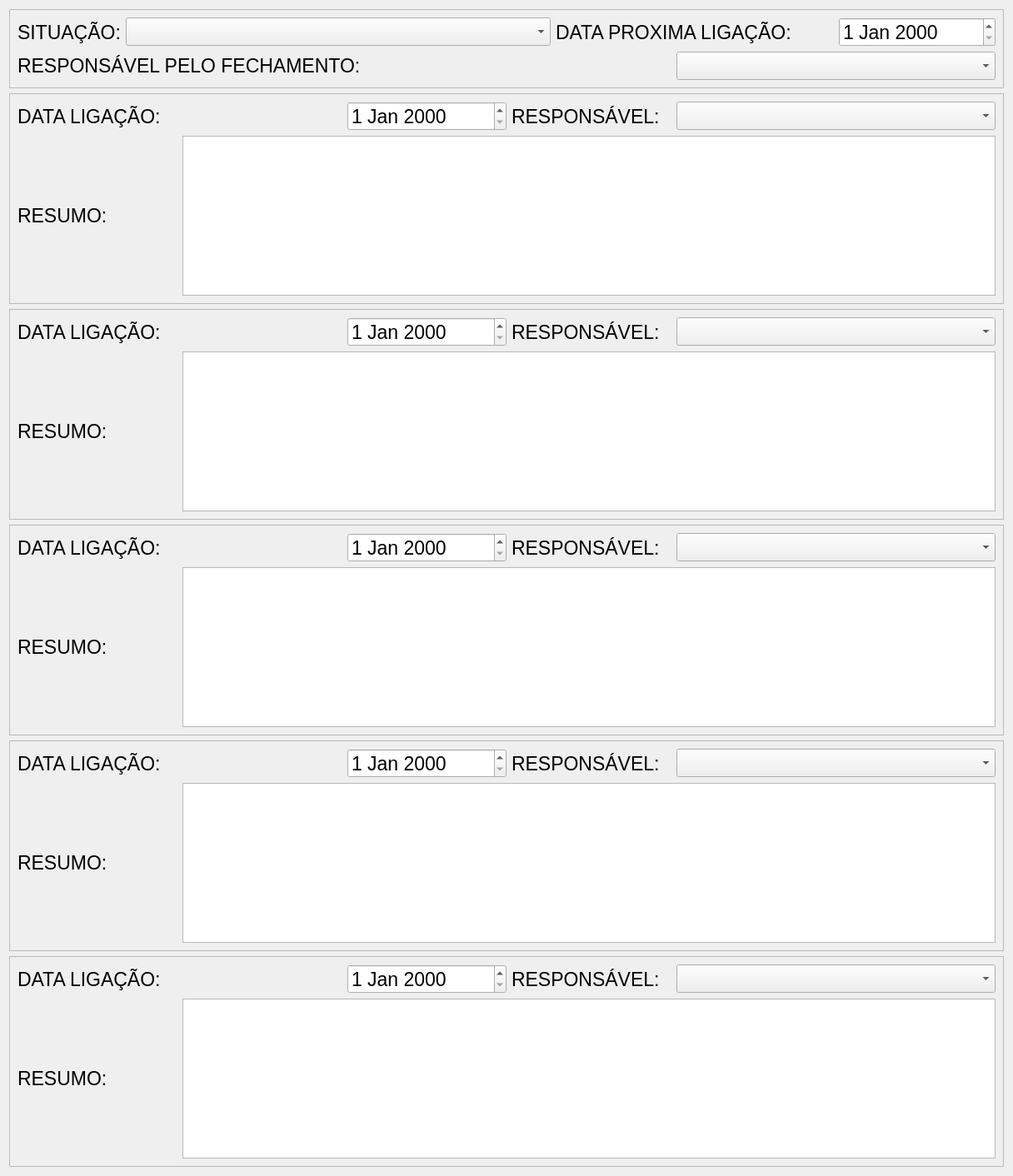
         <widget class="QWidget" name="tab">
          <attribute name="title">
           <string>DADOS LIGAÇÃO</string>
          </attribute>
          <layout class="QGridLayout" name="gridLayout_8">
           <item row="0" column="0">
            <widget class="QFrame" name="f1">
             <property name="frameShape">
              <enum>QFrame::StyledPanel</enum>
             </property>
             <property name="frameShadow">
              <enum>QFrame::Raised</enum>
             </property>
             <layout class="QGridLayout" name="gridLayout_2">
              <item row="0" column="0">
               <widget class="QLabel" name="situacaoL">
                <property name="font">
                 <font>
                  <pointsize>17</pointsize>
                 </font>
                </property>
                <property name="text">
                 <string>SITUAÇÃO:</string>
                </property>
               </widget>
              </item>
              <item row="0" column="1">
               <widget class="QComboBox" name="situacaoC">
                <property name="font">
                 <font>
                  <pointsize>17</pointsize>
                 </font>
                </property>
                <item>
                 <property name="text">
                  <string/>
                 </property>
                </item>
                <item>
                 <property name="text">
                  <string>CONTRATADO</string>
                 </property>
                </item>
                <item>
                 <property name="text">
                  <string>SEM INTERESSE</string>
                 </property>
                </item>
                <item>
                 <property name="text">
                  <string>JA INGRESSOU COM TODAS AÇOES</string>
                 </property>
                </item>
                <item>
                 <property name="text">
                  <string>ATENDIMENTO AGENDADO</string>
                 </property>
                </item>
                <item>
                 <property name="text">
                  <string>CONTRATO COM PARCEIRO</string>
                 </property>
                </item>
                <item>
                 <property name="text">
                  <string>CORRESPONDENCIA ENVIADA</string>
                 </property>
                </item>
                <item>
                 <property name="text">
                  <string>CONTATOS INVALIDOS/SEM CONTATO</string>
                 </property>
                </item>
                <item>
                 <property name="text">
                  <string>LIGAÇÃO NÃO ATENDIDA</string>
                 </property>
                </item>
                <item>
                 <property name="text">
                  <string>EMAIL</string>
                 </property>
                </item>
                <item>
                 <property name="text">
                  <string>AGUARDANDO ENTREGA DE FORMULÁRIO</string>
                 </property>
                </item>
                <item>
                 <property name="text">
                  <string>JÁ TEM AÇÃO DE QUINQUENIO</string>
                 </property>
                </item>
                <item>
                 <property name="text">
                  <string>HERDEIRO DESAPARECIDO</string>
                 </property>
                </item>
                <item>
                 <property name="text">
                  <string>NÃO TEM HERDEIRO VIVO</string>
                 </property>
                </item>
                <item>
                 <property name="text">
                  <string>NOVO ENDEREÇO INSERIDO</string>
                 </property>
                </item>
               </widget>
              </item>
              <item row="0" column="2" colspan="2">
               <widget class="QLabel" name="dataProximL">
                <property name="font">
                 <font>
                  <pointsize>17</pointsize>
                 </font>
                </property>
                <property name="text">
                 <string>DATA PROXIMA LIGAÇÃO:</string>
                </property>
               </widget>
              </item>
              <item row="0" column="4">
               <widget class="QDateEdit" name="dataProxC">
                <property name="font">
                 <font>
                  <pointsize>17</pointsize>
                 </font>
                </property>
               </widget>
              </item>
              <item row="1" column="0" colspan="3">
               <widget class="QLabel" name="respFechL">
                <property name="font">
                 <font>
                  <pointsize>17</pointsize>
                 </font>
                </property>
                <property name="text">
                 <string>RESPONSÁVEL PELO FECHAMENTO:</string>
                </property>
               </widget>
              </item>
              <item row="1" column="3" colspan="2">
               <widget class="QComboBox" name="respFechC">
                <property name="font">
                 <font>
                  <pointsize>17</pointsize>
                 </font>
                </property>
                <item>
                 <property name="text">
                  <string/>
                 </property>
                </item>
                <item>
                 <property name="text">
                  <string>EDUARDO/VISITA</string>
                 </property>
                </item>
                <item>
                 <property name="text">
                  <string>CAIO/CORRESPONDENCIA</string>
                 </property>
                </item>
                <item>
                 <property name="text">
                  <string>JESSICA</string>
                 </property>
                </item>
                <item>
                 <property name="text">
                  <string>TAMIRES</string>
                 </property>
                </item>
                <item>
                 <property name="text">
                  <string>NAIANA SETOR CAPTAÇÃO</string>
                 </property>
                </item>
                <item>
                 <property name="text">
                  <string>JEFFERSON SETOR CAPTAÇÃO</string>
                 </property>
                </item>
                <item>
                 <property name="text">
                  <string>MARYANNY SETOR CAPTÇÃO</string>
                 </property>
                </item>
               </widget>
              </item>
             </layout>
            </widget>
           </item>
           <item row="1" column="0">
            <widget class="QFrame" name="f2">
             <property name="frameShape">
              <enum>QFrame::StyledPanel</enum>
             </property>
             <property name="frameShadow">
              <enum>QFrame::Raised</enum>
             </property>
             <layout class="QGridLayout" name="gridLayout_4">
              <item row="0" column="0" colspan="2">
               <widget class="QLabel" name="dataLig1L">
                <property name="font">
                 <font>
                  <pointsize>17</pointsize>
                 </font>
                </property>
                <property name="text">
                 <string>DATA LIGAÇÃO:</string>
                </property>
               </widget>
              </item>
              <item row="0" column="2">
               <widget class="QDateEdit" name="dataLig1C">
                <property name="font">
                 <font>
                  <pointsize>17</pointsize>
                 </font>
                </property>
               </widget>
              </item>
              <item row="0" column="3">
               <widget class="QLabel" name="resp1L">
                <property name="font">
                 <font>
                  <pointsize>17</pointsize>
                 </font>
                </property>
                <property name="text">
                 <string>RESPONSÁVEL:</string>
                </property>
               </widget>
              </item>
              <item row="0" column="4">
               <widget class="QComboBox" name="resp1C">
                <property name="font">
                 <font>
                  <pointsize>17</pointsize>
                 </font>
                </property>
                <item>
                 <property name="text">
                  <string/>
                 </property>
                </item>
                <item>
                 <property name="text">
                  <string>EDUARDO/VISITA</string>
                 </property>
                </item>
                <item>
                 <property name="text">
                  <string>CAIO/CORRESPONDENCIA</string>
                 </property>
                </item>
                <item>
                 <property name="text">
                  <string>JESSICA</string>
                 </property>
                </item>
                <item>
                 <property name="text">
                  <string>TAMIRES</string>
                 </property>
                </item>
                <item>
                 <property name="text">
                  <string>NAIANA SETOR CAPTAÇÃO</string>
                 </property>
                </item>
                <item>
                 <property name="text">
                  <string>JEFFERSON SETOR CAPTAÇÃO</string>
                 </property>
                </item>
                <item>
                 <property name="text">
                  <string>MARYANNY SETOR CAPTÇÃO</string>
                 </property>
                </item>
               </widget>
              </item>
              <item row="1" column="0">
               <widget class="QLabel" name="resm1L">
                <property name="font">
                 <font>
                  <pointsize>17</pointsize>
                 </font>
                </property>
                <property name="text">
                 <string>RESUMO:</string>
                </property>
               </widget>
              </item>
              <item row="1" column="1" colspan="4">
               <widget class="QTextEdit" name="resm1C">
                <property name="font">
                 <font>
                  <pointsize>17</pointsize>
                 </font>
                </property>
               </widget>
              </item>
             </layout>
            </widget>
           </item>
           <item row="2" column="0">
            <widget class="QFrame" name="f4">
             <property name="frameShape">
              <enum>QFrame::StyledPanel</enum>
             </property>
             <property name="frameShadow">
              <enum>QFrame::Raised</enum>
             </property>
             <layout class="QGridLayout" name="gridLayout_3">
              <item row="0" column="0" colspan="2">
               <widget class="QLabel" name="dataLig2L">
                <property name="font">
                 <font>
                  <pointsize>17</pointsize>
                 </font>
                </property>
                <property name="text">
                 <string>DATA LIGAÇÃO:</string>
                </property>
               </widget>
              </item>
              <item row="0" column="2">
               <widget class="QDateEdit" name="dataLig2C">
                <property name="font">
                 <font>
                  <pointsize>17</pointsize>
                 </font>
                </property>
               </widget>
              </item>
              <item row="0" column="3">
               <widget class="QLabel" name="resp2L">
                <property name="font">
                 <font>
                  <pointsize>17</pointsize>
                 </font>
                </property>
                <property name="text">
                 <string>RESPONSÁVEL:</string>
                </property>
               </widget>
              </item>
              <item row="0" column="4">
               <widget class="QComboBox" name="resp2C">
                <property name="font">
                 <font>
                  <pointsize>17</pointsize>
                 </font>
                </property>
                <item>
                 <property name="text">
                  <string/>
                 </property>
                </item>
                <item>
                 <property name="text">
                  <string>EDUARDO/VISITA</string>
                 </property>
                </item>
                <item>
                 <property name="text">
                  <string>CAIO/CORRESPONDENCIA</string>
                 </property>
                </item>
                <item>
                 <property name="text">
                  <string>JESSICA</string>
                 </property>
                </item>
                <item>
                 <property name="text">
                  <string>TAMIRES</string>
                 </property>
                </item>
                <item>
                 <property name="text">
                  <string>NAIANA SETOR CAPTAÇÃO</string>
                 </property>
                </item>
                <item>
                 <property name="text">
                  <string>JEFFERSON SETOR CAPTAÇÃO</string>
                 </property>
                </item>
                <item>
                 <property name="text">
                  <string>MARYANNY SETOR CAPTÇÃO</string>
                 </property>
                </item>
               </widget>
              </item>
              <item row="1" column="0">
               <widget class="QLabel" name="resm2L">
                <property name="font">
                 <font>
                  <pointsize>17</pointsize>
                 </font>
                </property>
                <property name="text">
                 <string>RESUMO:</string>
                </property>
               </widget>
              </item>
              <item row="1" column="1" colspan="4">
               <widget class="QTextEdit" name="resm2C">
                <property name="font">
                 <font>
                  <pointsize>17</pointsize>
                 </font>
                </property>
               </widget>
              </item>
             </layout>
            </widget>
           </item>
           <item row="3" column="0">
            <widget class="QFrame" name="f3">
             <property name="frameShape">
              <enum>QFrame::StyledPanel</enum>
             </property>
             <property name="frameShadow">
              <enum>QFrame::Raised</enum>
             </property>
             <layout class="QGridLayout" name="gridLayout_6">
              <item row="0" column="0" colspan="2">
               <widget class="QLabel" name="dataLig3L">
                <property name="font">
                 <font>
                  <pointsize>17</pointsize>
                 </font>
                </property>
                <property name="text">
                 <string>DATA LIGAÇÃO:</string>
                </property>
               </widget>
              </item>
              <item row="0" column="2">
               <widget class="QDateEdit" name="dataLig3C">
                <property name="font">
                 <font>
                  <pointsize>17</pointsize>
                 </font>
                </property>
               </widget>
              </item>
              <item row="0" column="3">
               <widget class="QLabel" name="resp3L">
                <property name="font">
                 <font>
                  <pointsize>17</pointsize>
                 </font>
                </property>
                <property name="text">
                 <string>RESPONSÁVEL:</string>
                </property>
               </widget>
              </item>
              <item row="1" column="0">
               <widget class="QLabel" name="resm3L">
                <property name="font">
                 <font>
                  <pointsize>17</pointsize>
                 </font>
                </property>
                <property name="text">
                 <string>RESUMO:</string>
                </property>
               </widget>
              </item>
              <item row="1" column="1" colspan="4">
               <widget class="QTextEdit" name="resm3C">
                <property name="font">
                 <font>
                  <pointsize>17</pointsize>
                 </font>
                </property>
               </widget>
              </item>
              <item row="0" column="4">
               <widget class="QComboBox" name="resp3C">
                <property name="font">
                 <font>
                  <pointsize>17</pointsize>
                 </font>
                </property>
                <item>
                 <property name="text">
                  <string/>
                 </property>
                </item>
                <item>
                 <property name="text">
                  <string>EDUARDO/VISITA</string>
                 </property>
                </item>
                <item>
                 <property name="text">
                  <string>CAIO/CORRESPONDENCIA</string>
                 </property>
                </item>
                <item>
                 <property name="text">
                  <string>JESSICA</string>
                 </property>
                </item>
                <item>
                 <property name="text">
                  <string>TAMIRES</string>
                 </property>
                </item>
                <item>
                 <property name="text">
                  <string>NAIANA SETOR CAPTAÇÃO</string>
                 </property>
                </item>
                <item>
                 <property name="text">
                  <string>JEFFERSON SETOR CAPTAÇÃO</string>
                 </property>
                </item>
                <item>
                 <property name="text">
                  <string>MARYANNY SETOR CAPTÇÃO</string>
                 </property>
                </item>
               </widget>
              </item>
             </layout>
            </widget>
           </item>
           <item row="4" column="0">
            <widget class="QFrame" name="f5">
             <property name="frameShape">
              <enum>QFrame::StyledPanel</enum>
             </property>
             <property name="frameShadow">
              <enum>QFrame::Raised</enum>
             </property>
             <layout class="QGridLayout" name="gridLayout_5">
              <item row="0" column="0" colspan="2">
               <widget class="QLabel" name="dataLig4L">
                <property name="font">
                 <font>
                  <pointsize>17</pointsize>
                 </font>
                </property>
                <property name="text">
                 <string>DATA LIGAÇÃO:</string>
                </property>
               </widget>
              </item>
              <item row="0" column="2">
               <widget class="QDateEdit" name="dataLig4C">
                <property name="font">
                 <font>
                  <pointsize>17</pointsize>
                 </font>
                </property>
               </widget>
              </item>
              <item row="0" column="3">
               <widget class="QLabel" name="resp4L">
                <property name="font">
                 <font>
                  <pointsize>17</pointsize>
                 </font>
                </property>
                <property name="text">
                 <string>RESPONSÁVEL:</string>
                </property>
               </widget>
              </item>
              <item row="1" column="0">
               <widget class="QLabel" name="resm4L">
                <property name="font">
                 <font>
                  <pointsize>17</pointsize>
                 </font>
                </property>
                <property name="text">
                 <string>RESUMO:</string>
                </property>
               </widget>
              </item>
              <item row="1" column="1" colspan="4">
               <widget class="QTextEdit" name="resm4C">
                <property name="font">
                 <font>
                  <pointsize>17</pointsize>
                 </font>
                </property>
               </widget>
              </item>
              <item row="0" column="4">
               <widget class="QComboBox" name="resp4C">
                <property name="font">
                 <font>
                  <pointsize>17</pointsize>
                 </font>
                </property>
                <item>
                 <property name="text">
                  <string/>
                 </property>
                </item>
                <item>
                 <property name="text">
                  <string>EDUARDO/VISITA</string>
                 </property>
                </item>
                <item>
                 <property name="text">
                  <string>CAIO/CORRESPONDENCIA</string>
                 </property>
                </item>
                <item>
                 <property name="text">
                  <string>JESSICA</string>
                 </property>
                </item>
                <item>
                 <property name="text">
                  <string>TAMIRES</string>
                 </property>
                </item>
                <item>
                 <property name="text">
                  <string>NAIANA SETOR CAPTAÇÃO</string>
                 </property>
                </item>
                <item>
                 <property name="text">
                  <string>JEFFERSON SETOR CAPTAÇÃO</string>
                 </property>
                </item>
                <item>
                 <property name="text">
                  <string>MARYANNY SETOR CAPTÇÃO</string>
                 </property>
                </item>
               </widget>
              </item>
             </layout>
            </widget>
           </item>
           <item row="5" column="0">
            <widget class="QFrame" name="f6">
             <property name="frameShape">
              <enum>QFrame::StyledPanel</enum>
             </property>
             <property name="frameShadow">
              <enum>QFrame::Raised</enum>
             </property>
             <layout class="QGridLayout" name="gridLayout_7">
              <item row="0" column="0" colspan="2">
               <widget class="QLabel" name="dataLig5L">
                <property name="font">
                 <font>
                  <pointsize>17</pointsize>
                 </font>
                </property>
                <property name="text">
                 <string>DATA LIGAÇÃO:</string>
                </property>
               </widget>
              </item>
              <item row="0" column="2">
               <widget class="QDateEdit" name="dataLig5C">
                <property name="font">
                 <font>
                  <pointsize>17</pointsize>
                 </font>
                </property>
               </widget>
              </item>
              <item row="0" column="3">
               <widget class="QLabel" name="resp5L">
                <property name="font">
                 <font>
                  <pointsize>17</pointsize>
                 </font>
                </property>
                <property name="text">
                 <string>RESPONSÁVEL:</string>
                </property>
               </widget>
              </item>
              <item row="1" column="0">
               <widget class="QLabel" name="resm5L">
                <property name="font">
                 <font>
                  <pointsize>17</pointsize>
                 </font>
                </property>
                <property name="text">
                 <string>RESUMO:</string>
                </property>
               </widget>
              </item>
              <item row="1" column="1" colspan="4">
               <widget class="QTextEdit" name="resm5C">
                <property name="font">
                 <font>
                  <pointsize>17</pointsize>
                 </font>
                </property>
               </widget>
              </item>
              <item row="0" column="4">
               <widget class="QComboBox" name="resp5C">
                <property name="font">
                 <font>
                  <pointsize>17</pointsize>
                 </font>
                </property>
                <item>
                 <property name="text">
                  <string/>
                 </property>
                </item>
                <item>
                 <property name="text">
                  <string>EDUARDO/VISITA</string>
                 </property>
                </item>
                <item>
                 <property name="text">
                  <string>CAIO/CORRESPONDENCIA</string>
                 </property>
                </item>
                <item>
                 <property name="text">
                  <string>JESSICA</string>
                 </property>
                </item>
                <item>
                 <property name="text">
                  <string>TAMIRES</string>
                 </property>
                </item>
                <item>
                 <property name="text">
                  <string>NAIANA SETOR CAPTAÇÃO</string>
                 </property>
                </item>
                <item>
                 <property name="text">
                  <string>JEFFERSON SETOR CAPTAÇÃO</string>
                 </property>
                </item>
                <item>
                 <property name="text">
                  <string>MARYANNY SETOR CAPTÇÃO</string>
                 </property>
                </item>
               </widget>
              </item>
             </layout>
            </widget>
           </item>
          </layout>
         </widget>
